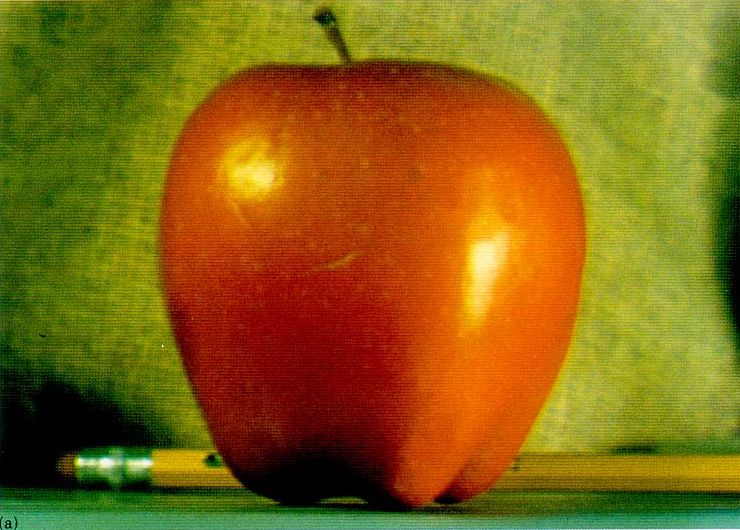
#> input picture burt_apple.png, 740 x 530 px
$ python lab5.py
#> lines starting #> are read from the running program, lines starting #| are printed output that depends on the picture
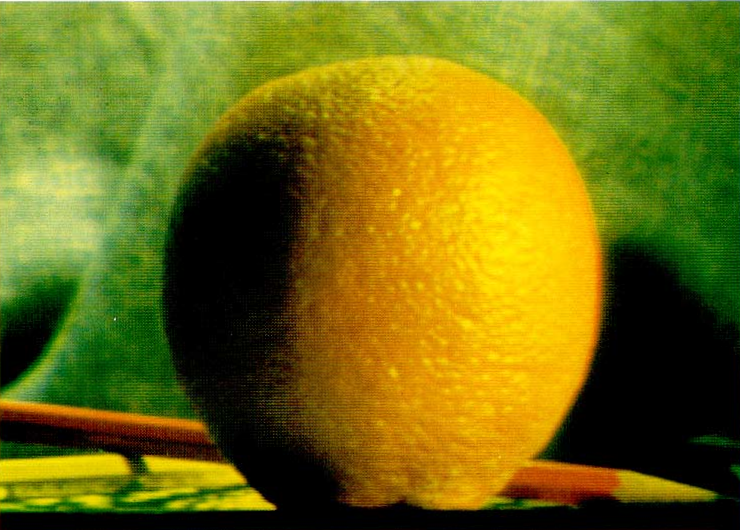
#> input picture burt_orange.png, 740 x 530 px
import numpy as np
import cv2
from scipy import ndimage
from skimage.transform import resize

def alpha_matte(im_size, feather_width, feather_location):

    output_im = np.ones((im_size[0], im_size[1]))
    feather_vals = np.arange(0, 1, 1/feather_width)
    feather_vals = np.vstack([feather_vals for i in range(im_size[0])])

    # All values on left before feather = 0 (black)
    output_im[:,0:(feather_location - feather_width//2)] = 0
    # All values on left before feather = 0 (white)
    output_im[:,(feather_location + feather_width//2):] = 1
    # Feather in the middle of the horizontal axis
    output_im[:,(feather_location - feather_width//2):
        (feather_location + feather_width//2)] = feather_vals

    # cv2.imshow('image', output_im)
    # cv2.waitKey(0)
    # cv2.destroyAllWindows()

    return output_im

def blended_image(im1, im2, alpha_matte):
    im1 = np.array(im1)/255
    im2 = np.array(im2)/255
    alpha_matte = np.stack([alpha_matte,alpha_matte,alpha_matte], axis=-1)
    blended = (np.multiply(alpha_matte,im1) +
        np.multiply((1 - alpha_matte),im2))
    return blended

# cv2.imshow('Blended Output', b)
# cv2.waitKey(0)
# cv2.destroyAllWindows()


def laplacian_pyramid(a, level, inList):
#> called with level = 2
    if (a.shape[0] < 32) or (a.shape[1] < 32) or (level == 0):
        inList.append(a)
        # cv2.imshow("bottom", a)
        # cv2.waitKey(0)
        return inList
        # return np.array(a)
    else:
        # Appy Gaussian filter and downsample images a and b, by factor of 2
        # blurred_a = np.stack((ndimage.gaussian_filter(a[:,:,0], sigma=5), ndimage.gaussian_filter(a[:,:,1], sigma=5), ndimage.gaussian_filter(a[:,:,2], sigma=5)), axis = 2)
        blurred_a = ndimage.gaussian_filter(a, sigma=10)
        cv2.imshow("a " + str(level), a)
        cv2.waitKey(0)
        cv2.imshow("blurred " + str(level), blurred_a)
        cv2.waitKey(0)
        details = a - blurred_a
        cv2.imshow("details " + str(level), details)
        cv2.waitKey(0)
        inList.append(details)
        return laplacian_pyramid(resize(blurred_a, (blurred_a.shape[0] // 2, blurred_a.shape[1] // 2), anti_aliasing=False), level-1, inList)
#> call 2 of laplacian_pyramid, with level = 1
#> in laplacian_pyramid (call 2), `details = a - blurred_a`:
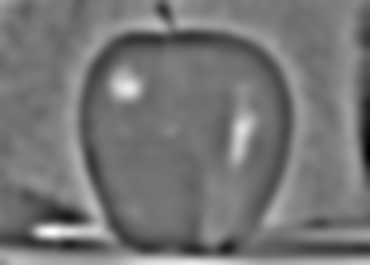
#> details: shape (265, 370) float64; min -0.206, max 0.239, mean 1.54e-17; drawn with min black and max white
        # return np.array((details, laplacian_pyramid(resize(blurred_a, (blurred_a.shape[0] // 2, blurred_a.shape[1] // 2), anti_aliasing=False), level-1)))


def gaussian_pyramid(a, level, inList):
    if (a.shape[0] < 32) or (a.shape[1] < 32) or (level == 0):
        inList.append(a)
        return inList
    else:
        # Appy Gaussian filter and downsample images a and b, by factor of 2
        blurred_a = ndimage.gaussian_filter(a, sigma=10)
        # cv2.imshow("blurred " + str(level), blurred_a)
        # cv2.waitKey(0)
        inList.append(blurred_a)
        return gaussian_pyramid(resize(blurred_a, (blurred_a.shape[0] // 2, blurred_a.shape[1] // 2), anti_aliasing=False), level-1, inList)

def blend(img1, img2, mask):
    level = 2
    L1 = laplacian_pyramid(img1, level, [])
#> L1 = 3 items
    L2 = laplacian_pyramid(img2, level, [])
#> call 4 of laplacian_pyramid, with level = 2
#> in laplacian_pyramid (call 4), `blurred_a = ndimage.gaussian_filter(a, sigma=10)`:
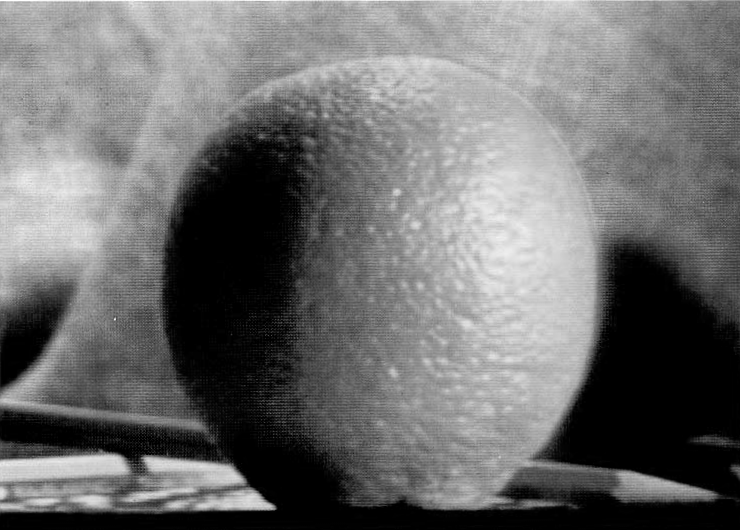
#> a: shape (530, 740) float64; min 0, max 1, mean 0.43
#> in laplacian_pyramid (call 5), `details = a - blurred_a`:
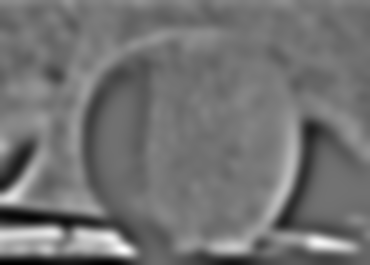
#> details: shape (265, 370) float64; min -0.206, max 0.252, mean 1.65e-17; drawn with min black and max white
#> L2 = 3 items
    Gm = gaussian_pyramid(mask, level, [])
#> in gaussian_pyramid, `blurred_a = ndimage.gaussian_filter(a, sigma=10)`:
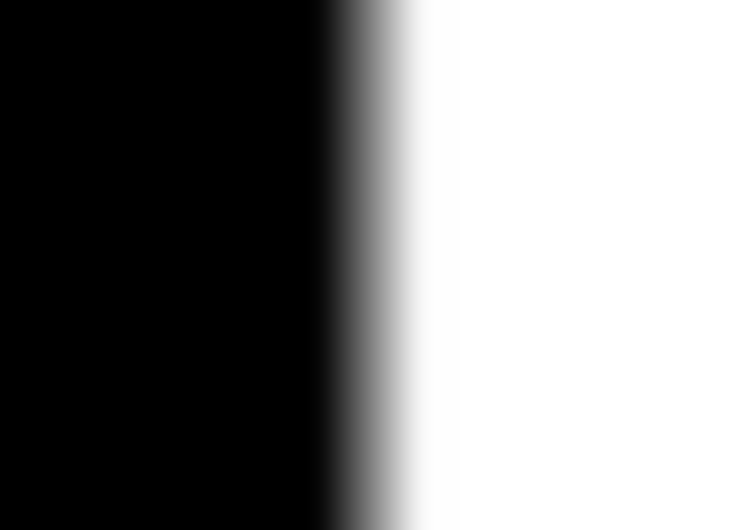
#> blurred_a: shape (530, 740) float64; min 0, max 1, mean 0.499
#> Gm = 3 items
    # [7 lines of commented-out code are left out]


    L0 = []
    L0resized = []
    # for l in range(1, level + 1):
    for l in range(level + 1):

        # GmStacked = np.stack((Gm[l],Gm[l],Gm[l]), axis = -1)
        GmStacked = Gm
        L0.append(GmStacked[l] * L1[l] + ((1 - GmStacked[l]) * L2[l]))
#> after the loop, L0 = 3 items
    for img in L0:
        cv2.imshow("L0 img layer", img)
        cv2.waitKey(0)
#> this loop made 3 passes
#> pass 1, in blend, `cv2.imshow("L0 img layer", img)`:
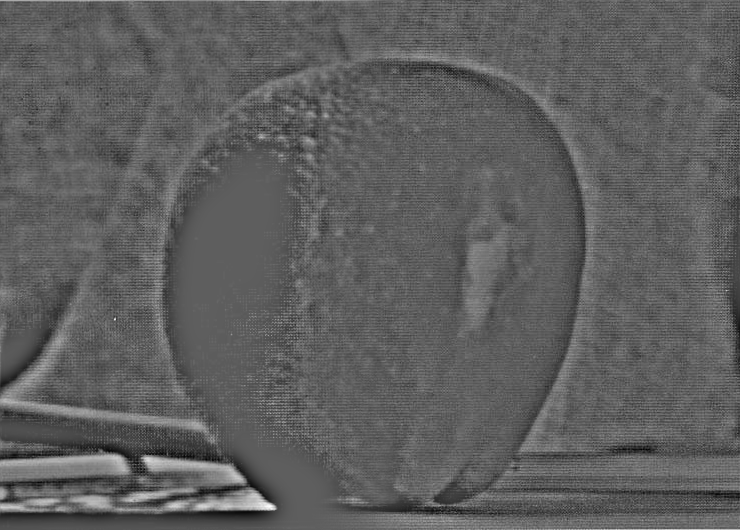
#> window 'L0 img layer': shape (530, 740) float64; min -0.344, max 0.58, mean -9.81e-05; drawn with min black and max white
    for l in range(level + 1):
    # for l in range(level):
        L0resized.append(resize(L0[l], img1.shape, anti_aliasing = False))
#> after the loop, L0resized = 3 items
    npL0 = np.array(L0resized)
    img = np.sum(npL0, axis = 0) #TODO supposed to sum here?
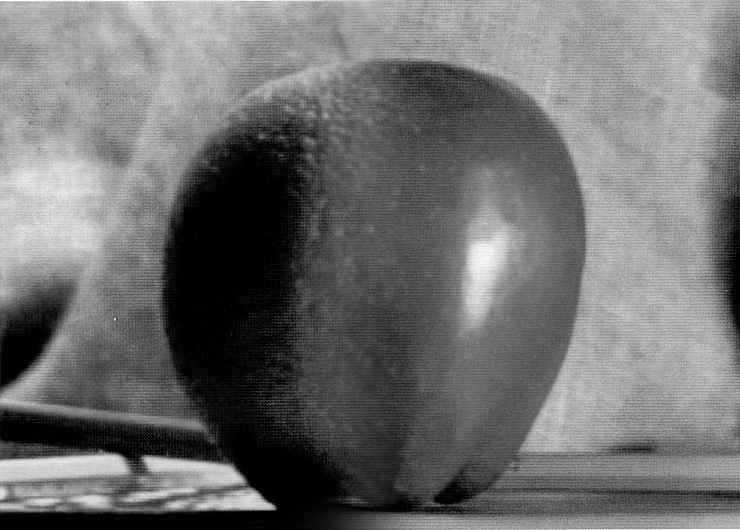
#> img: shape (530, 740) float64; min -0.00495, max 0.999, mean 0.435; drawn with min black and max white

    return img

def imalign_pyramid(a,b,level):
    '''
    Computes the offset of two images using an image pyramid and iterative
    refinement
    '''

    if (a.shape[0] < 32) or (a.shape[1] < 32):
        if a.shape[0] < a.shape[1]:
            shift_vector = np.asarray(imalign(a,b,a.shape[0]//2-1))
        else:
            shift_vector = np.asarray(imalign(a,b,a.shape[1]//2-1))
    elif level == 0:
        shift_vector = np.asarray(imalign(a,b,15))
    else:
        # Appy Gaussian filter and downsample images a and b, by factor of 2
        scaled_a = resize(a, (a.shape[0] // 2, a.shape[1] // 2), anti_aliasing=True, anti_aliasing_sigma=0.5)
        scaled_b = resize(b, (b.shape[0] // 2, b.shape[1] // 2), anti_aliasing=True, anti_aliasing_sigma=0.5)

        # Recur on the scaled images until they reach the desired pyramid depth
        shift_vector = 2 * np.asarray(imalign_pyramid(scaled_a, scaled_b, level-1))

        # Shift b by the updated shift vector
        b = np.roll(b, shift_vector, axis=(0, 1))
        # Align using a sliding window of size 2 and add the obtained shift vector to the total shift vector
        shift_vector = shift_vector + imalign(a, b, 2)

    return shift_vector

# [4 lines of commented-out code are left out]

apple = cv2.imread('burt_apple.png')/255.0
orange = cv2.imread('burt_orange.png')/255.0
mask = alpha_matte(apple.shape, 100, apple.shape[1]//2)

# blendedImg = blend(ndimage.gaussian_filter(apple[:,:,1], sigma=1), ndimage.gaussian_filter(orange[:,:,1], sigma=1), mask)
blendedImg = blend(apple[:,:,1], orange[:,:,1], mask)

cv2.imshow("blended", blendedImg)
cv2.waitKey(0)
